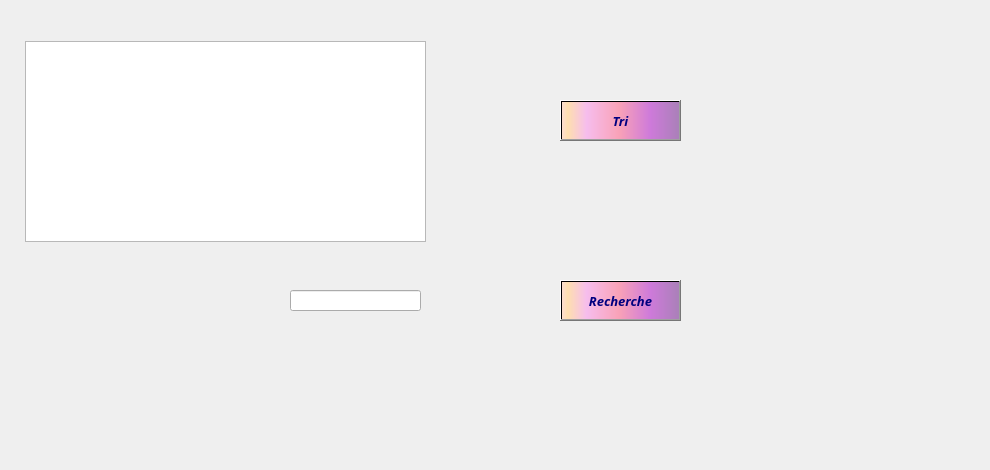
     <widget class="QWidget" name="tab_clients_2">
      <attribute name="title">
       <string>Afficher</string>
      </attribute>
      <widget class="QLabel" name="label_37">
       <property name="geometry">
        <rect>
         <x>0</x>
         <y>-50</y>
         <width>981</width>
         <height>461</height>
        </rect>
       </property>
       <property name="text">
        <string/>
       </property>
       <property name="pixmap">
        <pixmap>../../../../images_projets/donut-4475458_1920.jpg</pixmap>
       </property>
      </widget>
      <widget class="QPushButton" name="pushButton_triCl_2">
       <property name="geometry">
        <rect>
         <x>560</x>
         <y>100</y>
         <width>121</width>
         <height>41</height>
        </rect>
       </property>
       <property name="font">
        <font>
         <family>Lucida Calligraphy</family>
         <pointsize>10</pointsize>
         <weight>75</weight>
         <italic>true</italic>
         <bold>true</bold>
         <underline>false</underline>
         <strikeout>false</strikeout>
        </font>
       </property>
       <property name="styleSheet">
        <string notr="true">background-color: qlineargradient(spread:pad, x1:1, y1:0, x2:1, y2:0, stop:0.919598 rgba(255, 0, 111, 255), stop:0.98 rgba(0, 0, 0, 255), stop:1 rgba(235, 148, 61, 255));
color: rgb(0, 0, 127);
background-color: qlineargradient(spread:pad, x1:0, y1:0, x2:1, y2:0, stop:0.0100503 rgba(252, 222, 204, 255), stop:0.0502513 rgba(254, 223, 175, 255), stop:0.211055 rgba(246, 189, 237, 255), stop:0.487437 rgba(249, 162, 183, 255), stop:0.753769 rgba(206, 122, 218, 255), stop:1 rgba(170, 128, 185, 255));</string>
       </property>
       <property name="text">
        <string>Tri</string>
       </property>
       <property name="icon">
        <iconset>
         <normaloff>tri.png</normaloff>tri.png</iconset>
       </property>
       <property name="iconSize">
        <size>
         <width>25</width>
         <height>25</height>
        </size>
       </property>
       <property name="checkable">
        <bool>false</bool>
       </property>
       <property name="autoRepeatDelay">
        <number>303</number>
       </property>
      </widget>
      <widget class="QPushButton" name="pushButton_rechCl_3">
       <property name="geometry">
        <rect>
         <x>560</x>
         <y>280</y>
         <width>121</width>
         <height>41</height>
        </rect>
       </property>
       <property name="font">
        <font>
         <family>Lucida Calligraphy</family>
         <pointsize>10</pointsize>
         <weight>75</weight>
         <italic>true</italic>
         <bold>true</bold>
         <underline>false</underline>
         <strikeout>false</strikeout>
        </font>
       </property>
       <property name="styleSheet">
        <string notr="true">background-color: qlineargradient(spread:pad, x1:1, y1:0, x2:1, y2:0, stop:0.919598 rgba(255, 0, 111, 255), stop:0.98 rgba(0, 0, 0, 255), stop:1 rgba(235, 148, 61, 255));
color: rgb(0, 0, 127);
background-color: qlineargradient(spread:pad, x1:0, y1:0, x2:1, y2:0, stop:0.0100503 rgba(252, 222, 204, 255), stop:0.0502513 rgba(254, 223, 175, 255), stop:0.211055 rgba(246, 189, 237, 255), stop:0.487437 rgba(249, 162, 183, 255), stop:0.753769 rgba(206, 122, 218, 255), stop:1 rgba(170, 128, 185, 255));</string>
       </property>
       <property name="text">
        <string>Recherche</string>
       </property>
       <property name="icon">
        <iconset>
         <normaloff>cher.png</normaloff>cher.png</iconset>
       </property>
       <property name="iconSize">
        <size>
         <width>30</width>
         <height>30</height>
        </size>
       </property>
       <property name="checkable">
        <bool>false</bool>
       </property>
       <property name="autoRepeatDelay">
        <number>303</number>
       </property>
      </widget>
      <widget class="QTableView" name="tableView_2">
       <property name="geometry">
        <rect>
         <x>25</x>
         <y>41</y>
         <width>401</width>
         <height>201</height>
        </rect>
       </property>
       <property name="styleSheet">
        <string notr="true">color: rgb(0, 0, 127);</string>
       </property>
      </widget>
      <widget class="QLineEdit" name="lineEdit_rech_nom">
       <property name="geometry">
        <rect>
         <x>290</x>
         <y>290</y>
         <width>131</width>
         <height>21</height>
        </rect>
       </property>
      </widget>
     </widget>
